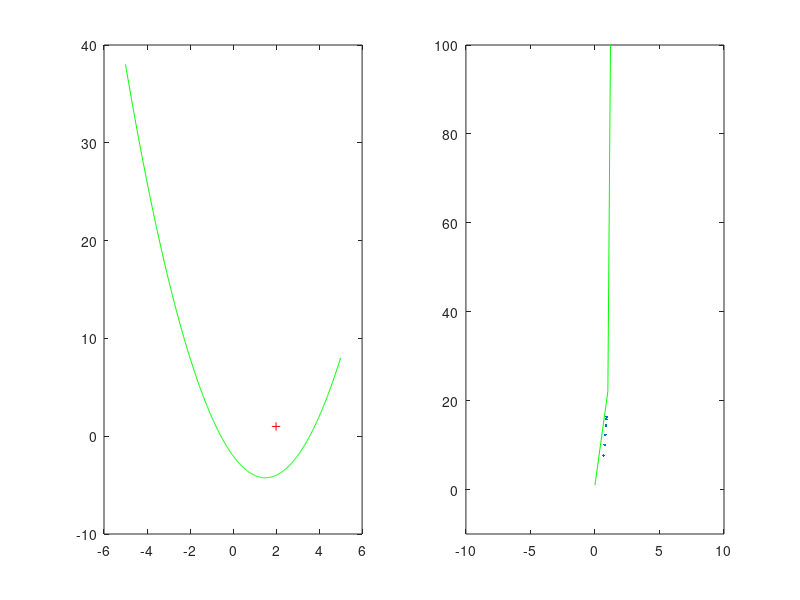

This chart was generated by the following MATLAB code: (Note: this script raises an error after producing the figure.)
%Practica 1:
clear all; close all; clc;
x1=[-2:0.05:2];
y1=x1.^2-x1+3;
x2=[2:0.01:4];
y2=2*x2+1;
y3=[y1,y2];
x3=[x1,x2];
if -2<=x3 & x3<2,
    plot(x3,y3);
else
    plot(x3,y3,'m')
end,

x=-5:0.02:5;
y=x.^2-3*x-2;
z=x.^3-2*x+1;
subplot(1,2,1);plot(x,y,'g');hold on;
subplot(1,2,1);plot(2,1,'r+');hold on;
subplot(1,2,2);plot(x,z,'-b');hold on;
subplot(1,2,2);plot(2,1,'r+');hold off;

%Practica 2:
clear all; close all; clc;
x=[90,86,67,89,81,75]';
y=[62,45,40,55,64,53]';
plot(x,y,'.');hold on;
A=[x,ones(size(x))];
coefs=pinv(A)*y;
xr=[60:100];
yr=coefs(1)*xr+coefs(2);
plot(xr,yr,'r');

x=[90,86,89,81,75]';
y=[62,45,55,64,53]';
plot(x,y,'.');hold on;
A=[x,ones(size(x))];
coefs=pinv(A)*y;
xr=[60:100];
yr=coefs(1)*xr+coefs(2);
plot(xr,yr,'r');hold off;

x=[90,86,67,89,81,75]';
y=[62,45,40,55,64,53]';
plot(x,y,'.');hold on;
A=[x.^2,x,ones(size(x))];
coefs=pinv(A)*y;
xr=[60:100];
yr=coefs(1)*xr.^2+coefs(2)*xr+coefs(3);
plot(xr,yr,'m');hold off;

x=[90,86,67,89,81,75]';
y=[62,45,40,55,64,53]';
plot(x,y,'.');hold on;
A=[x.^3,x.^2,x,ones(size(x))];
coefs=pinv(A)*y;
xr=[60:100];
yr=coefs(1)*xr.^3+coefs(2)*xr.^2+coefs(3)*xr+coefs(4);
plot(xr,yr,'m');hold off;

x=[90,86,67,89,81,75]';
y=[62,45,40,55,64,53]';
y=1./(y.*y);
plot(x,y,'.');hold on;
ys=log(y);
A=[x,ones(size(x))];
coefs=pinv(A)*ys;
A=coefs(1);
B=exp(coefs(2));
xr=[60:100];
yr=B*exp(A*xr);
plot(xr,yr,'r');hold off;

x=[90,86,67,89,81,75]';
y=[62,45,40,55,64,53]';
x=x/100;
y=3*x.*exp(2*x);
%y=C*x*exp(A*x);
ys=log(y./x);
A=[x,ones(size(x))];
coefs=pinv(A)*ys;
A=coefs(1);
B=exp(coefs(2));
xr=[0:100];
yr=A*xr+exp(B*xr);
plot(x,y,'.');hold on;
axis([-10 10 -10 100]);
plot(xr,yr,'g');hold off;

%Ejercicio 4:
clear all; close all; clc;
rand('seed',0);
randn('seed',0);
N=1600; %Numero de elementos.
M=2;    %Numero de clases,
m1=[0,0];           m2=[3,3];
c1=[1,0.8;0.8,2];   c2=[1,-0.9;-0.9,2];
x1=randnorm(m1',c1,1000);
y1=[zeros(1,1000)];
y1=y1+1;
x2=randnorm(m2',c2,1000);
x3=[x1,x2];
y3=[y1,y1+1];
[x,y]=shuffle(x3,y3);
m=[meanpat(x1(:,1:800)),meanpat(x2(:,1:800))];
xs=x(:,1:1600);
ys=y(:,1:1600);
%Clasificacion usando la distancia Euclidea:
for i=1:M,    
    d(i,:)=d_euclid(xs,m(:,i));  %Calculo de distancia euclidea.
end
[~,yest]=min(d);
result1=100*sum(ys==yest)/N; 
clear m;
for i=1:M,
    ind=find(ys==i);
    m{i}=meanpat(xs(:,ind));
    c{i}=covpat(xs(:,ind));
end
%Clasificacion usando la distancia de Mahalanobis:
for i=1:M,
    d(i,:)=d_mahal(xs,m{i},c{i});
end,
[~,yest]=min(d);              
result2=100*sum(ys==yest)/N; 